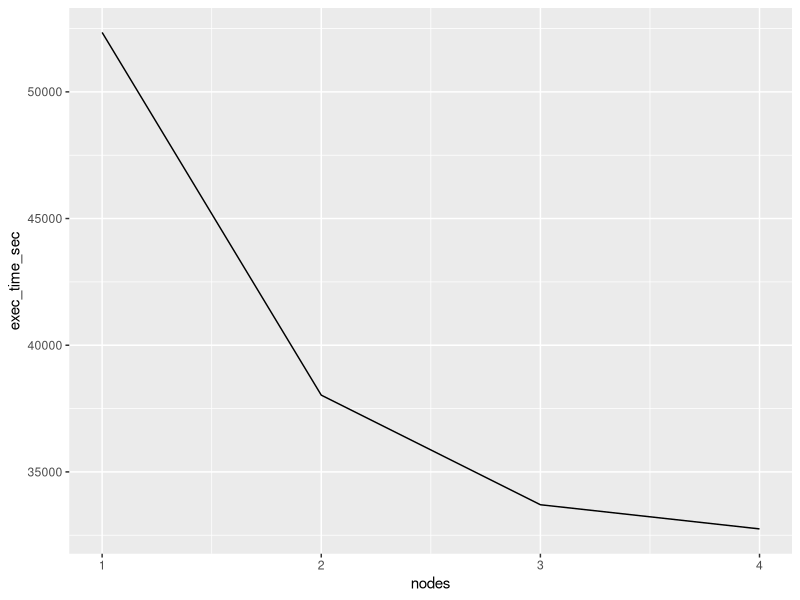
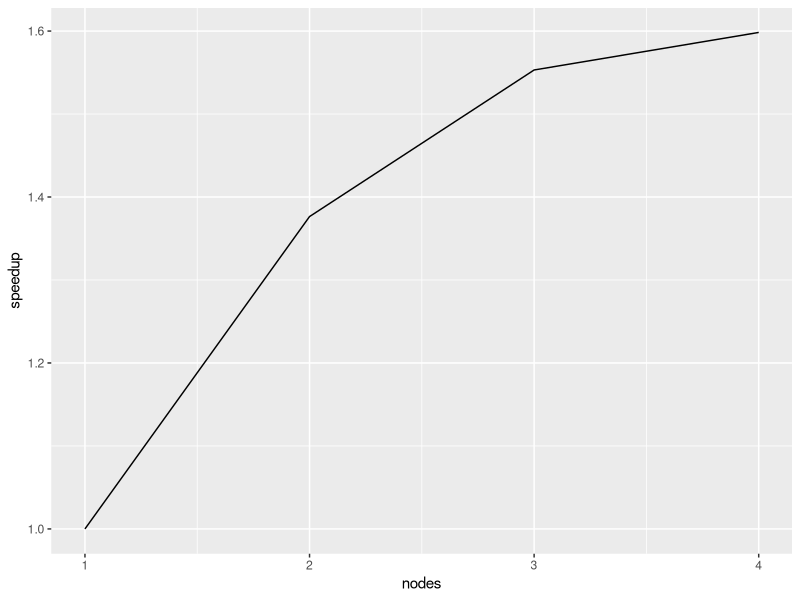

These figures' R source, in order:
library(tidyverse)

times <- read.csv("times.csv")
t1 <- 52346
speedup <-
  times %>%
    mutate(speedup = t1/exec_time_sec)
ggplot(times, aes(nodes, exec_time_sec)) +
  geom_line()

ggplot(speedup, aes(nodes, speedup)) +
  geom_line()